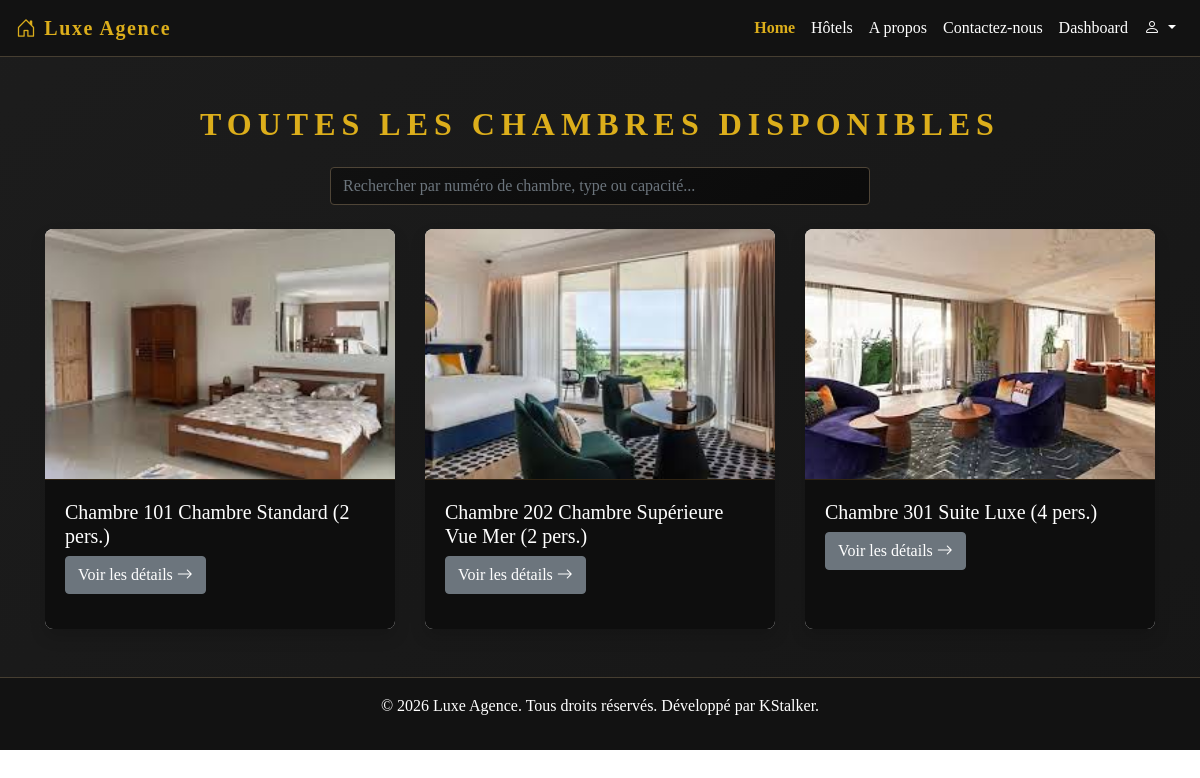
Screenshot of /rooms/1/ with the database file from the repository.
### Agence/models.py (models this page shows)
class Room(models.Model):
    hotel = models.ForeignKey(Hotel, on_delete=models.CASCADE)
    room_number = models.CharField(max_length=20)
    room_type = models.CharField(max_length=100)
    price_per_night = models.DecimalField(max_digits=10, decimal_places=2)
    available = models.BooleanField(default=True)
    capacity = models.IntegerField()
    image = models.ImageField(upload_to='rooms/', default='rooms/default.jpg')

### Agence/views.py (the view)
# urls.py: path('rooms/<int:hotel_id>/', views.ListRoomView.as_view(), name='list_room'),
class ListRoomView(ListView):
    template_name = 'rooms/list_room.html'
    model = Room
    context_object_name = 'rooms'
    def get_queryset(self):
        queryset = super().get_queryset()
        hotel_id = self.kwargs.get('hotel_id')
        if hotel_id:
            queryset = queryset.filter(hotel_id=hotel_id)
        q = self.request.GET.get('q', '').strip()
        if q:
            queryset = queryset.filter(
                Q(room_number__icontains=q) |
                Q(room_type__icontains=q) |
                Q(capacity__icontains=q)
            )
        return queryset

### Agence/templates/rooms/list_room.html
{% extends 'base.html' %}
{% block content %}
<div class="container-fluid py-5 text-white" style="background: linear-gradient(140deg, rgba(16,16,16,0.95), rgba(10,10,10,0.95));" >
  <div class="container">
    <h2 class="text-center text-uppercase" style="color:#dcae1b; letter-spacing: 6px; font-weight:600;" data-aos="fade-down">
      Toutes les chambres disponibles
    </h2>
    <div class="row justify-content-center mt-4" data-aos="fade-up">
      <div class="col-md-8 col-lg-6">
        <form id="search-form" method="get" class="input-group mb-4">
          <input id="search-input" type="text" name="q" class="form-control" placeholder="Rechercher par numéro de chambre, type ou capacité..." value="{{ request.GET.q|default:'' }}" aria-label="Recherche de chambres" autocomplete="on" style="background: linear-gradient(140deg, rgba(16,16,16,0.95), rgba(10,10,10,0.95)); border:1px solid rgb(79, 69, 55);">
        </form>
      </div>
    </div>
    <div class="row g-4 mt-0" data-aos="fade-up">
      {% for room in rooms %}
          <div class="col-md-6 col-lg-4">
            <div class="card bg-black border-0 shadow" style="overflow:hidden; border-radius:8px; height: 400px;">
              {% if room.image %}
              <img src="{{ room.image.url }}" class="card-img-top" style="height:250px; object-fit:cover;" alt="{{ room.name }}">
              {% endif %}
              <div class="card-body" style="border-top:1px solid rgb(47, 35, 18); background-color: rgb(14, 14, 14); ">
                <div class="d-flex justify-content-between align-items-center mb-2">
                  <h5 class="card-title mb-0" style="color: white;">
                    Chambre {{ room.room_number }} {{ room.room_type }} ({{ room.capacity }} pers.)
                  </h5>
                </div>
                <div class="d-flex justify-content-between align-items-center mb-3">
                  <a class="btn btn-secondary btn-hero" href="{% url 'detail_room' room.id %}">Voir les détails <i class="bi bi-arrow-right me-1"></i></a>
                </div>
              </div>
            </div>
          </div>
      {% empty %}
      <div class="col-12">
        <p class="text-muted text-center">Aucune chambre disponible pour le moment.</p>
      </div>
      {% endfor %}
    </div>
  </div>
</div>
{% endblock %}

### Agence/templates/base.html (style rules this page uses)
body { font-family: 'Times New Roman', Times, serif; }

### rows the page displays
Room: image (picture), room_number "101", room_type "Chambre Standard", capacity "2"
Room: image (picture), room_number "202", room_type "Chambre Supérieure Vue Mer", capacity "2"
Room: image (picture), room_number "301", room_type "Suite Luxe", capacity "4"
